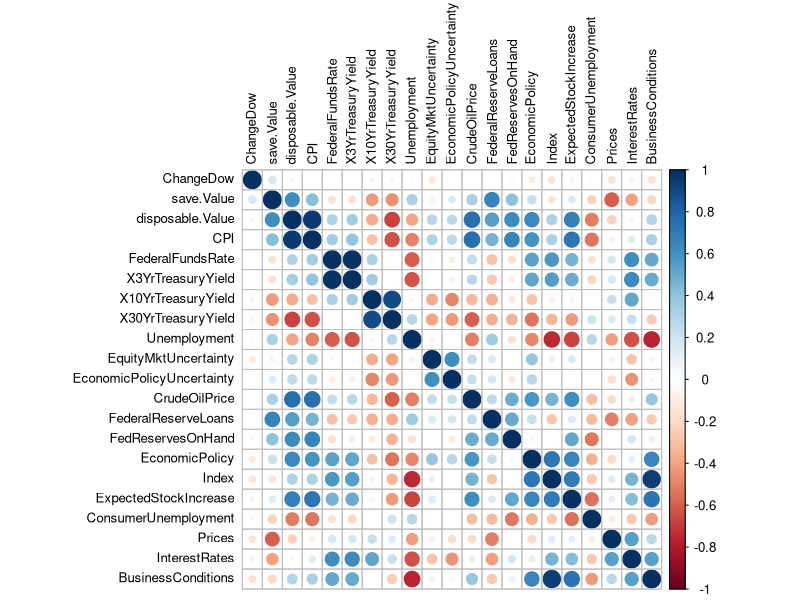
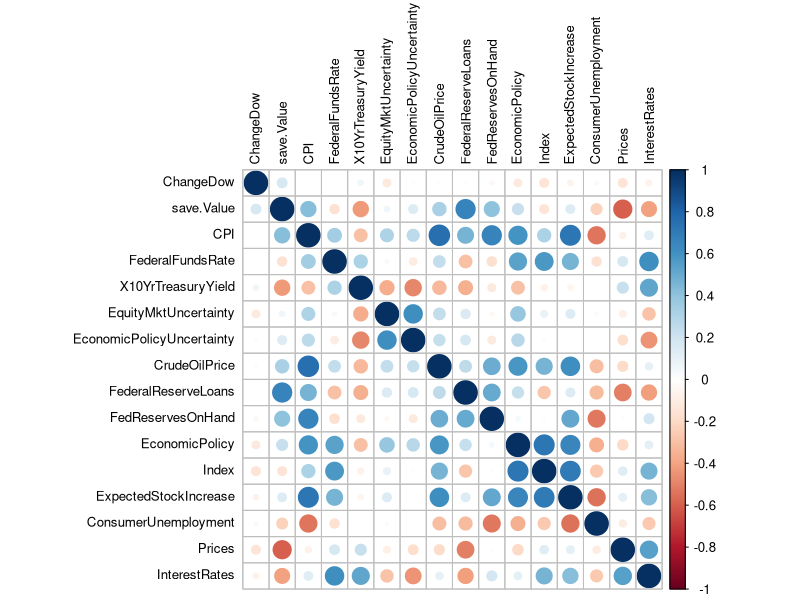
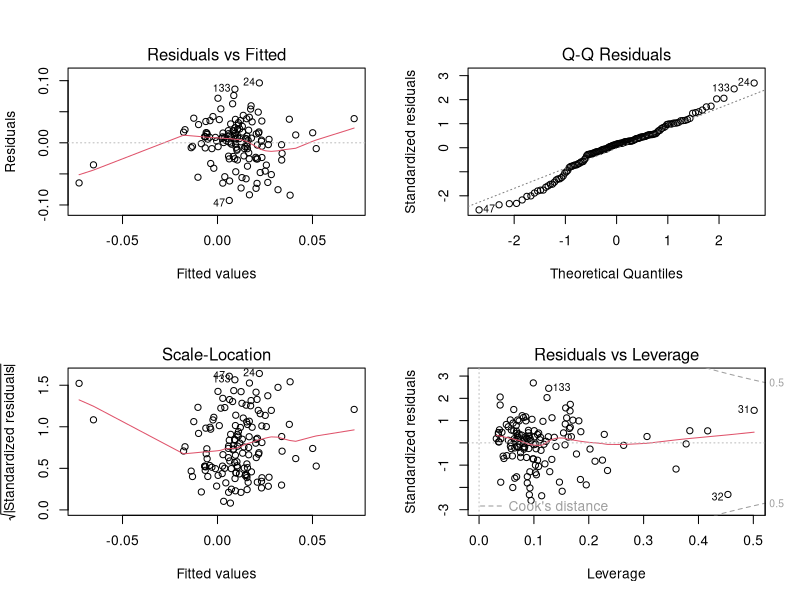
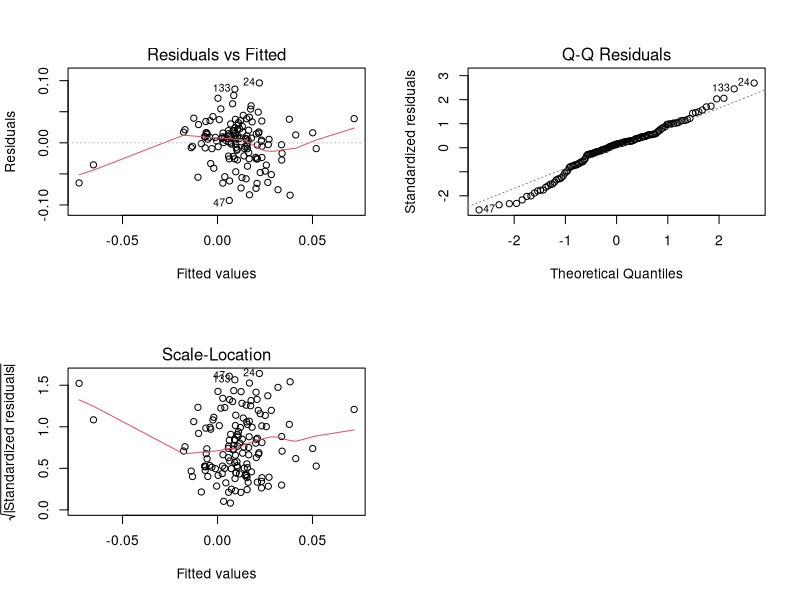
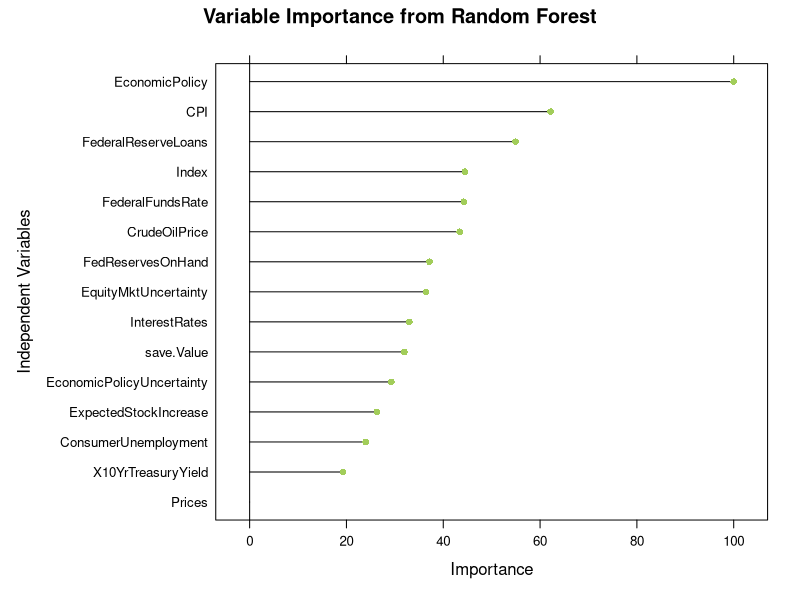
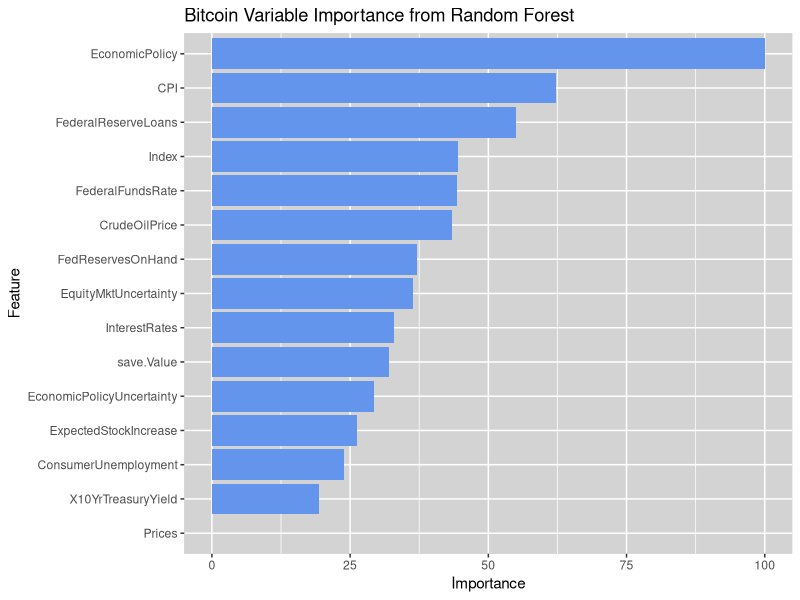

Write R code to recreate these figures, in order.
## ---- chunk 1
knitr::opts_chunk$set(echo = TRUE)
## ---- chunk 2
install.packages("dplyr")
library(dplyr)
install.packages("caret")
library(caret)
install.packages("Hmisc")
library(Hmisc)
install.packages("tidyverse")
library(tidyverse)
install.packages("corrplot")
library(corrplot)

## ---- chunk 3
Data <- read.csv("BitcoinData.csv", header = TRUE, sep = ",")
VarSelection <- Data[11:148,]
## ---- chunk 4
assumptionsDow <- VarSelection %>% 
  select(-c(Date,Dow,SP500,Nasdaq,Bitcoin,ChangeNasdaq,ChangeBitcoin,ChangeSP500))

corrplot(cor(assumptionsDow), tl.col = "black", tl.cex = 0.8)
## ---- chunk 5
assumptionsDow1<- subset(assumptionsDow, select = -c(X3YrTreasuryYield,disposable.Value,X30YrTreasuryYield,BusinessConditions,Unemployment) )

corrplot(cor(assumptionsDow1), tl.col = "black", tl.cex = 0.8)
## ---- chunk 6
multiVarModelDow <- lm(ChangeDow ~ ., data = assumptionsDow1)

par(mfrow = c(2, 2))
plot(multiVarModelDow)
## ---- chunk 7
plot(multiVarModelDow,1)
## ---- chunk 8
plot(multiVarModelDow,2)
## ---- chunk 9
plot(multiVarModelDow,3)
## ---- chunk 10
library(lmtest)
bptest(multiVarModelDow)
## ---- chunk 11
index <- createDataPartition(assumptionsDow1$ChangeDow, p=0.85, list=FALSE)

DowLassoTrain <- assumptionsDow1[index,]
DowLassoTest <- assumptionsDow1[-index,]
## ---- chunk 12
DowLasso <- train(ChangeDow ~ ., data = DowLassoTrain, method = "glmnet", 
                   tuneGrid = expand.grid(alpha = 1, lambda = 1))
## ---- chunk 13
a <- data.frame(as.data.frame.matrix(coef(DowLasso$finalModel, DowLasso$bestTune$lambda)))

## ---- chunk 14
x <- assumptionsDow1 %>% 
  select(-c(ChangeDow))

# Scale data
DowScaled <- preProcess(x, method = c("center", "scale"))
x <- predict(DowScaled, x)

DowScaled <- data.frame(cbind(x,assumptionsDow1$ChangeDow))
names(DowScaled)[names(DowScaled)== "assumptionsDow1.ChangeDow"] <- "ChangeDow"

## ---- chunk 15
RFDow <- DowScaled

index <- createDataPartition(RFDow$ChangeDow, p=0.85, list=FALSE)

DowTrainRF <- RFDow[index,]
DowTestRF <- RFDow[-index,]
## ---- chunk 16
trctrl = trainControl(method = "repeatedcv")

RF_Dow = train(ChangeDow ~ ., data = DowTrainRF, method = "rf", trControl = trctrl,
               ntree = 500,importance = TRUE)
## ---- chunk 17
RF_Dow$results
## ---- chunk 18
ImportanceRegDow = varImp(RF_Dow)

plot(ImportanceRegDow, main = "Variable Importance from Random Forest", ylab = "Independent Variables", col = "darkolivegreen3" )
## ---- chunk 19
p <- ggplot(ImportanceRegDow, aes(x=variable, weight=importance, fill=variable)) 
p <- p + geom_bar(stat="identity",fill = "cornflowerblue")
p <- p + ggtitle("Bitcoin Variable Importance from Random Forest")
p <- p + theme(panel.background = element_rect(fill = "lightgrey",colour = "lightgrey"))
p
## ---- chunk 20
DowPredictive <- subset(VarSelection, select = -c(Dow,ChangeDow, Bitcoin, SP500, ChangeSP500, Nasdaq,ChangeNasdaq,InterestRates, FederalFundsRate,X10YrTreasuryYield,Prices,EconomicPolicyUncertainty, X3YrTreasuryYield, disposable.Value, X30YrTreasuryYield, BusinessConditions, Unemployment))
## ---- chunk 21
#getwd()
write.csv(DowPredictive,"DowPredictive.csv", row.names = FALSE)
